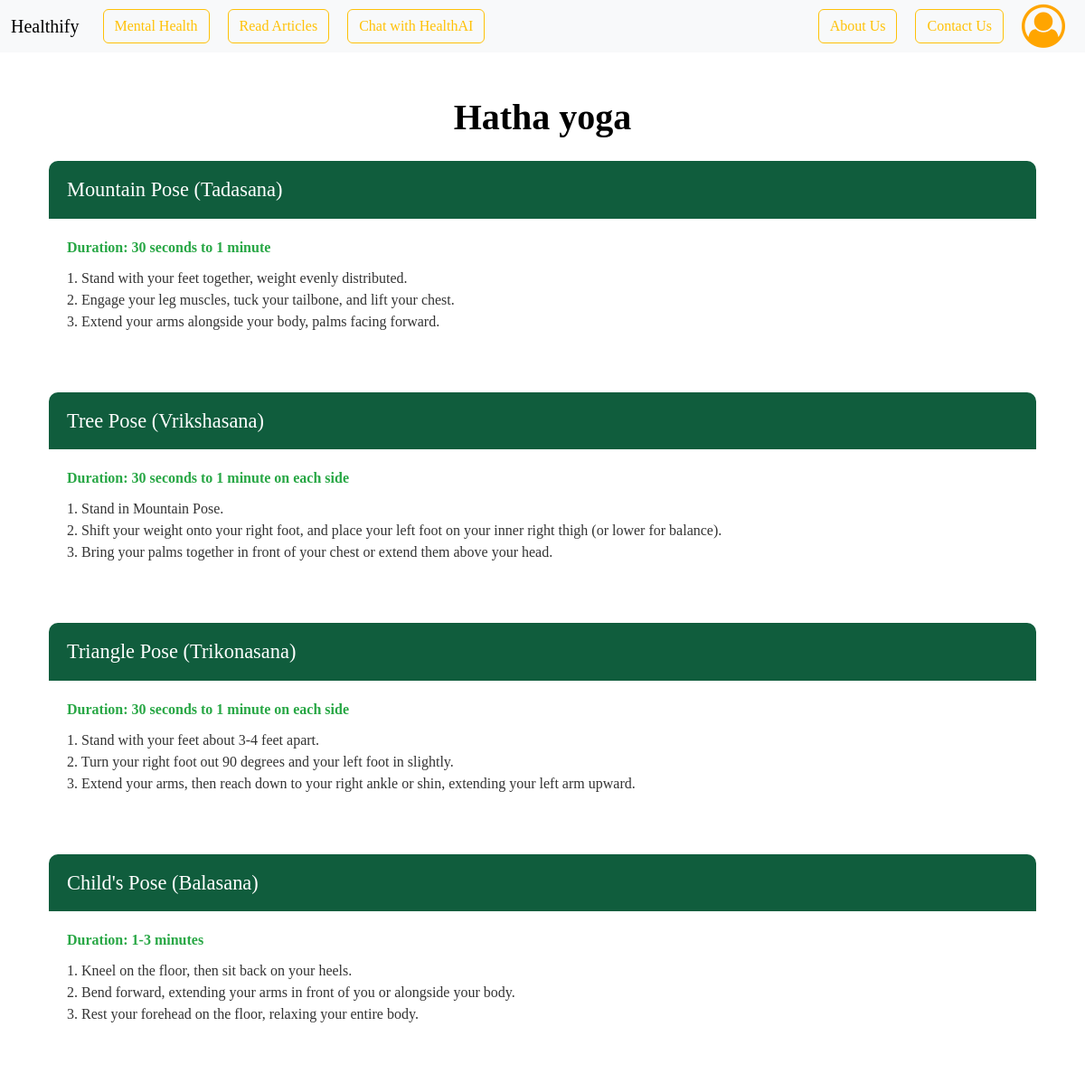
Page /seeYogaPose/3 (signed in) on the committed database.
### models.py (models this page shows)
class Yoga(db.Model):
    __tablename__ = 'Yoga'
    id = db.Column(db.Integer, primary_key = True)
    name = db.Column(db.String(40), nullable = False)
    imagepath = db.Column(db.String(120), nullable = False)
    description = db.Column(db.String(120), nullable = False)

class yogaPoses(db.Model):
    __tablename__ = 'yogaPoses'
    id = db.Column(db.Integer, primary_key = True)
    posename = db.Column(db.String(30), nullable = False)
    duration = db.Column(db.String(30), nullable = False)
    steps = db.Column(db.String(200), nullable = True)
    yoga_id = db.Column(db.Integer, db.ForeignKey('Yoga.id'), nullable = False)

### routes.py (the view)
@app.route("/seeYogaPose/<int:sid>")
@auth_required
def seeYogaPose(sid):
    user = User.query.get(session["user_id"])
    discipline = Yoga.query.get(sid)
    poses = yogaPoses.query.filter_by(yoga_id= sid).all()
    img = "../static/icons/bg32.jpg"
    return render_template("poses.html", poses = poses, user = user, discipline = discipline, img = img)

### routes.py (called while the page is built)
def auth_required(func):
    @wraps(func)
    def inner(*args, **kwargs):
        if "user_id" not in session:
            flash("Login required.", 'danger')
            return redirect(url_for("login"))
        return func(*args, **kwargs)
    return inner

### templates/poses.html (shortened to what this page needs)
{% extends 'layout.html' %}
{% block content %}
<body>
<div class="container mt-5">
    <h1 class="text-center mb-4" style="color: black"><strong>{{discipline.name}}</strong></h1>
    {% for pose in poses %}
        <div class="card pose-card">
            <div class="pose-header">{{ pose.posename }}</div>
            <div class="pose-body">
                <p class="pose-duration">Duration: {{ pose.duration }}</p>
                <p class="pose-steps">{{ pose.steps }}</p>
            </div>
        </div>
    {% endfor %}
</div>
</body>
{% endblock %}

### templates/layout.html (style rules this page uses)
body { margin: 0; padding: 0; font-family: 'Balsamiq Sans', 'cursive'; background-color: #454f58; background: center/cover no-repeat url('../static/icons/bg6.jpg'); background-repeat: no-repeat; color: black; }

### rows in the picture
Yoga: name "Hatha yoga"
yogaPoses: posename "Mountain Pose (Tadasana)", duration "30 seconds to 1 minute", steps "1. Stand with your feet together, weight evenly distributed. 2. Engage your leg muscles, tuck your tailbone, and lift your chest. 3. Extend your arms alongside your body, palms facing forward."
yogaPoses: posename "Tree Pose (Vrikshasana)", duration "30 seconds to 1 minute on each side", steps "1. Stand in Mountain Pose. 2. Shift your weight onto your right foot, and place your left foot on your inner right thigh (or lower for balance). 3. Bring your palms together in front of your chest or extend them above your head."
yogaPoses: posename "Triangle Pose (Trikonasana)", duration "30 seconds to 1 minute on each side", steps "1. Stand with your feet about 3-4 feet apart. 2. Turn your right foot out 90 degrees and your left foot in slightly. 3. Extend your arms, then reach down to your right ankle or shin, extending your left arm upward."
yogaPoses: posename "Child's Pose (Balasana)", duration "1-3 minutes", steps "1. Kneel on the floor, then sit back on your heels. 2. Bend forward, extending your arms in front of you or alongside your body. 3. Rest your forehead on the floor, relaxing your entire body."
